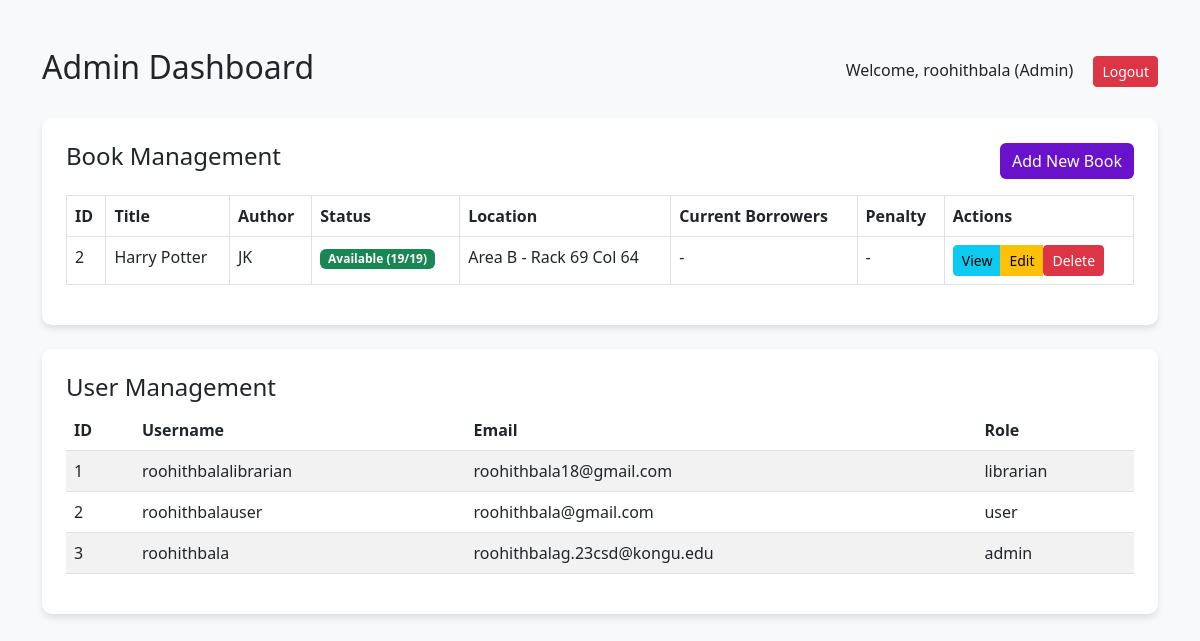
/admin (signed in), run on the app's committed database.
### tables this page shows
CREATE TABLE books (
            id INTEGER PRIMARY KEY AUTOINCREMENT,
            title TEXT NOT NULL,
            author TEXT NOT NULL,
            category TEXT NOT NULL,
            publication_year INTEGER,
            isbn TEXT UNIQUE NOT NULL,
            added_by TEXT,
            main_area TEXT,
            rack_no TEXT,
            column_no TEXT,
            total_copies INTEGER DEFAULT 1,
            available_copies INTEGER DEFAULT 1
        );

CREATE TABLE users (
            id INTEGER PRIMARY KEY AUTOINCREMENT,
            username TEXT UNIQUE NOT NULL,
            email TEXT UNIQUE NOT NULL,
            password TEXT NOT NULL,
            role TEXT NOT NULL DEFAULT 'user'
        );

### app.py (the view)
@app.route("/admin")
def admin_dashboard():
    if "user_id" not in session or session.get("role") != "admin":
        flash("Access Denied! Only Admins can access this page.", "danger")
        return redirect(url_for("home"))
    with get_db_connection() as conn:
        books = conn.execute("""
            SELECT b.*,
                   COUNT(DISTINCT bc.copy_id) as total_copies,
                   SUM(CASE WHEN bc.status = 'Available' THEN 1 ELSE 0 END) as available_copies,
                   GROUP_CONCAT(DISTINCT
                       CASE WHEN bc.status = 'Taken'
                       THEN u.username || ' (Due: ' || bc.due_date ||
                            CASE WHEN date(bc.due_date) < date('now')
                                 THEN ', Overdue)' ELSE ')' END
                       END) as current_borrowers,
                   MAX(CASE WHEN bc.status = 'Taken' THEN bc.penalty ELSE 0 END) as max_penalty
            FROM books b
            LEFT JOIN book_copies bc ON b.id = bc.book_id
            LEFT JOIN users u ON bc.borrowed_by = u.id
            GROUP BY b.id
        """).fetchall()
        users = conn.execute("""
            SELECT u.*,
                   COUNT(DISTINCT bc.copy_id) as borrowed_books,
                   SUM(bc.penalty) as total_penalties
            FROM users u
            LEFT JOIN book_copies bc ON u.id = bc.borrowed_by
            GROUP BY u.id
        """).fetchall()
    return render_template("admin_dashboard.html", books=books, users=users)

### app.py (called while the page is built)
def get_db_connection():
    conn = sqlite3.connect(DATABASE)
    conn.row_factory = sqlite3.Row
    return conn

### templates/admin_dashboard.html (shortened to what this page needs)
<!DOCTYPE html>
<html lang="en">
<head>
    <link rel="stylesheet" href="https://cdn.jsdelivr.net/npm/bootstrap@5.3.0/dist/css/bootstrap.min.css">
</head>
<body class="container mt-5">
    <header class="d-flex justify-content-between align-items-center mb-4">
        <h2>Admin Dashboard</h2>
        <nav>
            <span>Welcome, {{ session["username"] }} (Admin)</span>
            <a href="{{ url_for('logout') }}" class="btn btn-danger btn-sm ms-3">Logout</a>
        </nav>
    </header>
    <div class="card p-4 mb-4">
        <div class="d-flex justify-content-between align-items-center mb-3">
            <h4>Book Management</h4>
            <a href="{{ url_for('add_book_route') }}" class="btn btn-success">Add New Book</a>
        </div>
        <table class="table table-bordered table-hover">
            <thead>
                <tr>
                    <th>ID</th>
                    <th>Title</th>
                    <th>Author</th>
                    <th>Status</th>
                    <th>Location</th>
                    <th>Current Borrowers</th>
                    <th>Penalty</th>
                    <th>Actions</th>
                </tr>
            </thead>
            <tbody>
                {% for book in books %}
                <tr>
                    <td>{{ book.id }}</td>
                    <td>{{ book.title }}</td>
                    <td>{{ book.author }}</td>
                    <td>
                        <span class="badge {% if book.available_copies > 0 %}bg-success{% else %}bg-danger{% endif %}">
                            {{ "Available" if book.available_copies > 0 else "Taken" }}
                            ({{ book.available_copies }}/{{ book.total_copies }})
                        </span>
                    </td>
                    <td>{{ book.main_area }} - Rack {{ book.rack_no }} Col {{ book.column_no }}</td>
                    <td>
                        {% if book.current_borrowers %}
                            {{ book.current_borrowers }}
                        {% else %}
                            -
                        {% endif %}
                    </td>
                    <td>
                        {% if book.max_penalty > 0 %}
                            <span class="text-danger">₹{{ "%.2f"|format(book.max_penalty) }}</span>
                        {% else %}
                            -
                        {% endif %}
                    </td>
                    <td>
                        <div class="btn-group">
                            <a href="{{ url_for('view_book', book_id=book.id) }}"
                               class="btn btn-info btn-sm">View</a>
                            <a href="{{ url_for('update_book_route', book_id=book.id) }}"
                               class="btn btn-warning btn-sm">Edit</a>
                            <form method="POST"
                                  action="{{ url_for('delete_book_route', book_id=book.id) }}"
                                  class="d-inline"
                                  onsubmit="return confirm('Are you sure you want to delete this book?');">
                                <button type="submit" class="btn btn-danger btn-sm">Delete</button>
                            </form>
                        </div>
                    </td>
                </tr>
                {% endfor %}
            </tbody>
        </table>
    </div>
    <div class="card p-4">
        <h4>User Management</h4>
        <table class="table table-striped table-hover">
            <thead>
                <tr>
                    <th>ID</th>
                    <th>Username</th>
                    <th>Email</th>
                    <th>Role</th>
                </tr>
            </thead>
            <tbody>
                {% for user in users %}
                <tr>
                    <td>{{ user.id }}</td>
                    <td>{{ user.username }}</td>
                    <td>{{ user.email }}</td>
                    <td>{{ user.role }}</td>
                </tr>
                {% endfor %}
            </tbody>
        </table>
    </div>
</body>
</html>

### templates/admin_dashboard.html (style rules this page uses)
body { background-color: #f8f9fa; }
.card { border: none; border-radius: 10px; box-shadow: 0 4px 6px rgba(0, 0, 0, 0.1); }
.btn-success { background-color: #6a11cb; border: none; }
.table thead { background-color: #343a40; color: white; }

### data on the page
books: id "2", title "Harry Potter", author "JK", available_copies "Available", available_copies "19", total_copies "19", main_area "Area B", rack_no "69", column_no "64"
users: id "1", username "roohithbalalibrarian", email "roohithbala18@gmail.com", role "librarian"
users: id "2", username "roohithbalauser", email "roohithbala@gmail.com", role "user"
users: id "3", username "roohithbala", email "roohithbalag.23csd@kongu.edu", role "admin"

### other printed values
{{ session["username"] }} "roohithbala"
